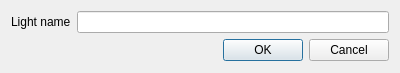
<?xml version="1.0" encoding="UTF-8"?>
<ui version="4.0">
 <class>AddAreaLightDialog</class>
 <widget class="QDialog" name="AddAreaLightDialog">
  <property name="windowModality">
   <enum>Qt::NonModal</enum>
  </property>
  <property name="geometry">
   <rect>
    <x>0</x>
    <y>0</y>
    <width>400</width>
    <height>73</height>
   </rect>
  </property>
  <property name="windowTitle">
   <string>Dialog</string>
  </property>
  <layout class="QGridLayout" name="gridLayout">
   <item row="0" column="0">
    <widget class="QLabel" name="label">
     <property name="text">
      <string>Light name</string>
     </property>
    </widget>
   </item>
   <item row="0" column="1">
    <widget class="QLineEdit" name="lineEdit_lightName"/>
   </item>
   <item row="1" column="1">
    <widget class="QDialogButtonBox" name="buttonBox">
     <property name="orientation">
      <enum>Qt::Horizontal</enum>
     </property>
     <property name="standardButtons">
      <set>QDialogButtonBox::Cancel|QDialogButtonBox::Ok</set>
     </property>
    </widget>
   </item>
  </layout>
 </widget>
 <resources/>
 <connections>
  <connection>
   <sender>buttonBox</sender>
   <signal>accepted()</signal>
   <receiver>AddAreaLightDialog</receiver>
   <slot>accept()</slot>
   <hints>
    <hint type="sourcelabel">
     <x>248</x>
     <y>254</y>
    </hint>
    <hint type="destinationlabel">
     <x>157</x>
     <y>274</y>
    </hint>
   </hints>
  </connection>
  <connection>
   <sender>buttonBox</sender>
   <signal>rejected()</signal>
   <receiver>AddAreaLightDialog</receiver>
   <slot>reject()</slot>
   <hints>
    <hint type="sourcelabel">
     <x>316</x>
     <y>260</y>
    </hint>
    <hint type="destinationlabel">
     <x>286</x>
     <y>274</y>
    </hint>
   </hints>
  </connection>
 </connections>
</ui>
